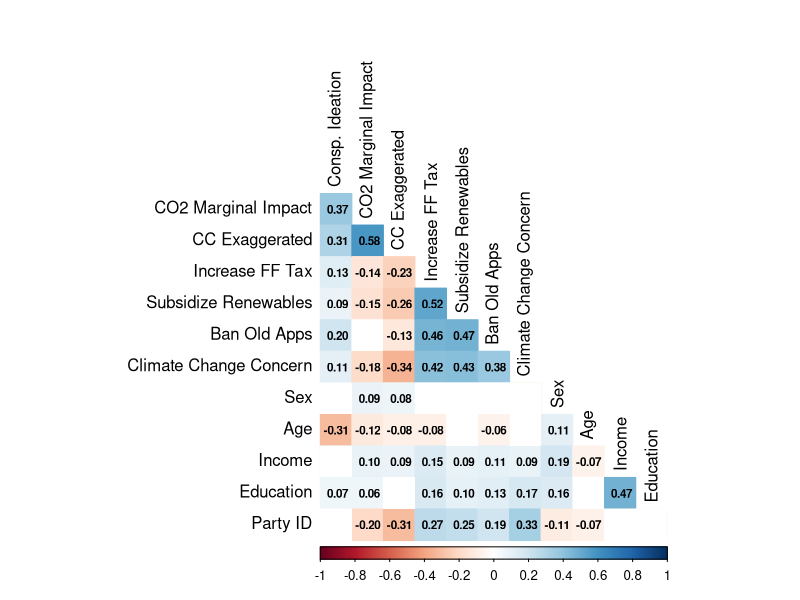
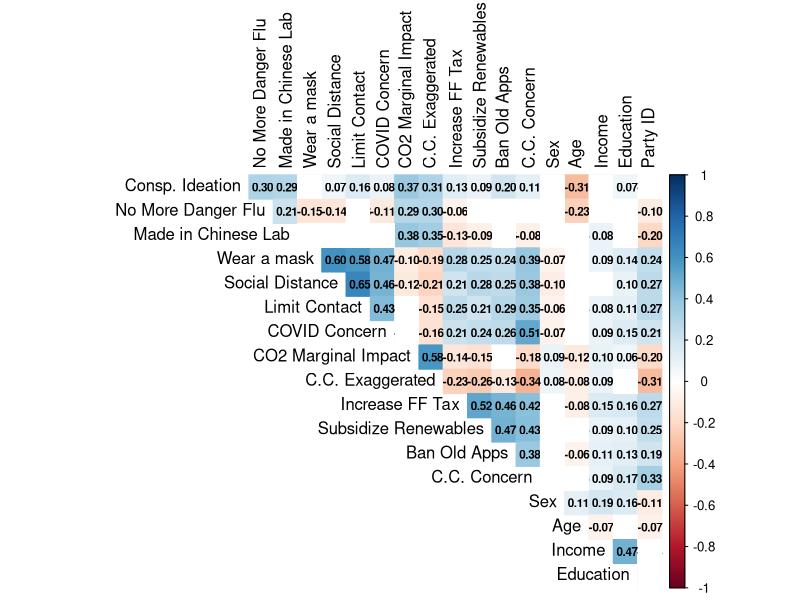

These figures' R source, in order:
#################### SET UP ####################
library(haven)
library(corrplot)
library(tidyverse)
setwd("~/Dropbox/Keith and Adam Projects/Conspiracy!/Stata Stuff")
R_corr <- read_dta("R_corr.dta")

################# CORRELATION ###################

correlations <- cbind.data.frame(R_corr$idea,
                                R_corr$coemiss,R_corr$skptk,
                                R_corr$fftax,R_corr$subrnw,R_corr$banapp,
                                R_corr$CCcon_gen,R_corr$sex,
                                R_corr$age,R_corr$income,R_corr$education,
                                R_corr$partyid)
    

colnames(correlations) <- c("Consp. Ideation", "CO2 Marginal Impact", "CC Exaggerated", "Increase FF Tax",
                            "Subsidize Renewables","Ban Old Apps",
                            "Climate Change Concern", "Sex","Age", "Income", "Education", "Party ID")
correlations <- na.omit(correlations)
res <- cor.mtest(correlations, conf.level = .95)

corrplot(cor(correlations), method = "color",
         type = "lower", number.cex = .7,
         addCoef.col = "black", 
         tl.col = "black", tl.srt = 90, 
         p.mat = res$p, sig.level = 0.05, insig = "blank", 
         diag = FALSE,number.digits = 2)

correlations <- cbind.data.frame(R_corr$idea,
                                R_corr$flu, R_corr$china,
                                R_corr$mask, R_corr$socdist, R_corr$contact,
                                R_corr$COVcon_gen,
                                R_corr$coemiss,R_corr$skptk,
                                R_corr$fftax,R_corr$subrnw,R_corr$banapp,
                                R_corr$CCcon_gen,R_corr$sex,
                                R_corr$age,R_corr$income,R_corr$education,
                                R_corr$partyid)


colnames(correlations) <- c("Consp. Ideation", 
                            "No More Danger Flu", "Made in Chinese Lab",
                            "Wear a mask", "Social Distance", "Limit Contact",
                            "COVID Concern",
                            "CO2 Marginal Impact", "C.C. Exaggerated", "Increase FF Tax",
                            "Subsidize Renewables","Ban Old Apps",
                            "C.C. Concern", "Sex","Age", "Income", "Education", "Party ID")
correlations <- na.omit(correlations)
res <- cor.mtest(correlations, conf.level = .95)

pdf('Graphs/Final/Corr_plot.pdf')
corrplot(cor(correlations), method = "color",
         type = "upper", number.cex = .7,
         addCoef.col = "black", 
         tl.col = "black", tl.srt = 90, 
         p.mat = res$p, sig.level = 0.05, insig = "blank", 
         diag = FALSE,number.digits = 2)
dev.off()
